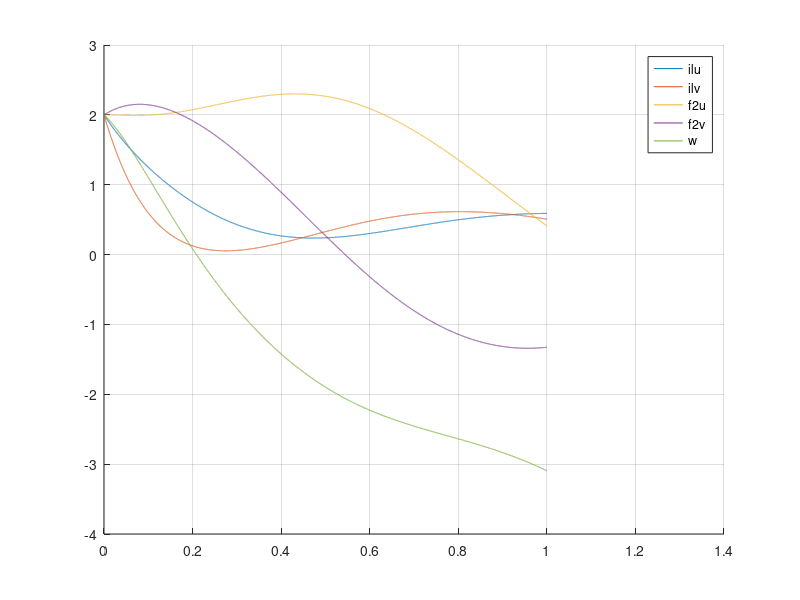

The MATLAB source for this figure:
tic;
clear all; clc; close all;
%%Constantes
y = 9;
a = 3;
alfa  = 1;
beta  = 1;
lm = 2;
l2 = 1;
j = 1;
tc = 6;
wo = 1;
pn = 1;

%%Entradas
u1u = 1;
u1v = 1;

%%Variables
i1u = (2);
i1v = (2);
f2u = (2);
f2v = (2);
w = (2);

%%Variaciones
di1u = 0;
di1v = 0;
df2u = 0;
df2v = 0;
dw = 0;
dt = 0.0001;
tf = 1;
t = (0);
i = 1;

while(t <= tf)
    di1u = ((u1u/a)-(y*i1u(i))+(wo*i1v(i))+(alfa*beta*f2u(i))+(beta*w(i)*f2v(i)))*dt;
    di1v = ((u1v/a)-(y*i1v(i))+(wo*i1u(i))-(alfa*beta*f2v(i))-(beta*w(i)*f2u(i)))*dt;
    df2u = (-alfa*f2u(i)+(wo-w(i))*pn*f2v(i)+alfa*lm*i1u(i))*dt;
    df2v = (-alfa*f2v(i)-(wo-w(i))*pn*f2u(i)+alfa*lm*i1v(i))*dt;
    dw = (3*lm/(2*l2)*(f2u(i)*i1v(i)-f2v(i)*i1u(i))/j-tc/j)*dt;
    i1u(i+1) = i1u(i) + di1u;
    i1v(i+1) = i1v(i) + di1v;
    f2u(i+1) = f2u(i) + df2u;
    f2v(i+1) = f2v(i) + df2v;
    w(i+1) = w(i) + dw;
    t(i+1) = t(i) + dt;
    i = i + 1;
end
grid on;
hold on;
plot(t,i1u,'DisplayName','ilu');
plot(t,i1v,'DisplayName','ilv');
plot(t,f2u,'DisplayName','f2u');
plot(t,f2v,'DisplayName','f2v');
plot(t,w,'DisplayName','w');
legend;
toc;